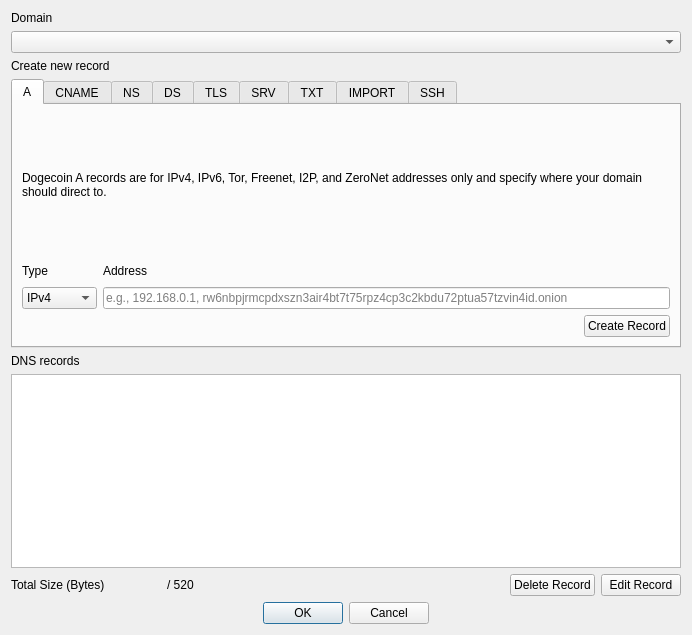
<?xml version="1.0" encoding="UTF-8"?>
<ui version="4.0">
 <class>DNSDialog</class>
 <widget class="QDialog" name="DNSDialog">
  <property name="geometry">
   <rect>
    <x>0</x>
    <y>0</y>
    <width>692</width>
    <height>635</height>
   </rect>
  </property>
  <property name="windowTitle">
   <string>DNS Builder</string>
  </property>
  <property name="modal">
   <bool>true</bool>
  </property>
  <layout class="QVBoxLayout" name="verticalLayout">
   <item>
    <layout class="QVBoxLayout" name="verticalLayout_15">
     <item>
      <widget class="QLabel" name="labelDomain">
       <property name="text">
        <string>Domain</string>
       </property>
      </widget>
     </item>
     <item>
      <widget class="QComboBox" name="comboDomain"/>
     </item>
    </layout>
   </item>
   <item>
    <widget class="QLabel" name="labelCreateRecord">
     <property name="text">
      <string>Create new record</string>
     </property>
     <property name="textFormat">
      <enum>Qt::PlainText</enum>
     </property>
    </widget>
   </item>
   <item>
    <widget class="QTabWidget" name="tabRecords">
     <property name="maximumSize">
      <size>
       <width>16777215</width>
       <height>269</height>
      </size>
     </property>
     <property name="currentIndex">
      <number>0</number>
     </property>
     <widget class="QWidget" name="tabA">
      <attribute name="title">
       <string>A</string>
      </attribute>
      <layout class="QVBoxLayout" name="verticalLayout_Main">
       <item>
        <widget class="QLabel" name="labelADesc">
         <property name="maximumSize">
          <size>
           <width>16777215</width>
           <height>16777215</height>
          </size>
         </property>
         <property name="text">
          <string>Dogecoin A records are for IPv4, IPv6, Tor, Freenet, I2P, and ZeroNet addresses only and specify where your domain should direct to.</string>
         </property>
         <property name="wordWrap">
          <bool>true</bool>
         </property>
        </widget>
       </item>
       <item>
        <layout class="QHBoxLayout" name="horizontalLayout_2">
         <item>
          <layout class="QVBoxLayout" name="verticalLayout_3">
           <item>
            <widget class="QLabel" name="labelHostType">
             <property name="maximumSize">
              <size>
               <width>16777215</width>
               <height>20</height>
              </size>
             </property>
             <property name="text">
              <string>Type</string>
             </property>
            </widget>
           </item>
           <item>
            <widget class="QComboBox" name="comboHostType">
             <item>
              <property name="text">
               <string>IPv4</string>
              </property>
             </item>
             <item>
              <property name="text">
               <string>IPv6</string>
              </property>
             </item>
             <item>
              <property name="text">
               <string>Tor</string>
              </property>
             </item>
             <item>
              <property name="text">
               <string>Freenet</string>
              </property>
             </item>
             <item>
              <property name="text">
               <string>I2P</string>
              </property>
             </item>
             <item>
              <property name="text">
               <string>ZeroNet</string>
              </property>
             </item>
            </widget>
           </item>
          </layout>
         </item>
         <item>
          <layout class="QVBoxLayout" name="verticalLayout_8">
           <item>
            <widget class="QLabel" name="labelAHostname">
             <property name="maximumSize">
              <size>
               <width>16777215</width>
               <height>20</height>
              </size>
             </property>
             <property name="text">
              <string>Address</string>
             </property>
            </widget>
           </item>
           <item>
            <widget class="QValidatedLineEdit" name="editAHostname">
             <property name="text">
              <string/>
             </property>
             <property name="placeholderText">
              <string>e.g., 192.168.0.1, rw6nbpjrmcpdxszn3air4bt7t75rpz4cp3c2kbdu72ptua57tzvin4id.onion</string>
             </property>
            </widget>
           </item>
          </layout>
         </item>
        </layout>
       </item>
       <item>
        <layout class="QHBoxLayout" name="horizontalLayout_3">
         <item>
          <spacer name="horizontalSpacer">
           <property name="orientation">
            <enum>Qt::Horizontal</enum>
           </property>
           <property name="sizeHint" stdset="0">
            <size>
             <width>40</width>
             <height>20</height>
            </size>
           </property>
          </spacer>
         </item>
         <item>
          <widget class="QPushButton" name="btnACreate">
           <property name="text">
            <string>Create Record</string>
           </property>
          </widget>
         </item>
        </layout>
       </item>
      </layout>
     </widget>
     <widget class="QWidget" name="tabCNAME">
      <attribute name="title">
       <string>CNAME</string>
      </attribute>
      <layout class="QVBoxLayout" name="verticalLayout_Network">
       <item>
        <widget class="QLabel" name="labelCNAMEDesc">
         <property name="text">
          <string>CNAME records act as an alias by mapping a hostname to another hostname. Absolute domain names must end with a dot (.).</string>
         </property>
         <property name="wordWrap">
          <bool>true</bool>
         </property>
        </widget>
       </item>
       <item>
        <layout class="QHBoxLayout" name="horizontalLayout_6">
         <!-- TODO: Reconcile this with Dogecoin Core, which includes a "Hostname" field. -->
         <!--<item>
          <layout class="QVBoxLayout" name="verticalLayout_11">
           <item>
            <widget class="QLabel" name="labelCNAMEHost">
             <property name="maximumSize">
              <size>
               <width>16777215</width>
               <height>20</height>
              </size>
             </property>
             <property name="text">
              <string>Hostname</string>
             </property>
            </widget>
           </item>
           <item>
            <widget class="QValidatedLineEdit" name="editCNAMEHost">
             <property name="placeholderText">
              <string>e.g., www, mail</string>
             </property>
            </widget>
           </item>
          </layout>
         </item>-->
         <item>
          <layout class="QVBoxLayout" name="verticalLayout_12">
           <item>
            <widget class="QLabel" name="labelCNAMEAlias">
             <property name="maximumSize">
              <size>
               <width>16777215</width>
               <height>20</height>
              </size>
             </property>
             <property name="text">
              <string>Alias of</string>
             </property>
            </widget>
           </item>
           <item>
            <widget class="QValidatedLineEdit" name="editCNAMEAlias">
             <property name="text">
              <string/>
             </property>
             <property name="placeholderText">
              <string>e.g., dogecoin.bit.</string>
             </property>
            </widget>
           </item>
          </layout>
         </item>
        </layout>
       </item>
       <item>
        <layout class="QHBoxLayout" name="horizontalLayout_7">
         <item>
          <spacer name="horizontalSpacer_3">
           <property name="orientation">
            <enum>Qt::Horizontal</enum>
           </property>
           <property name="sizeHint" stdset="0">
            <size>
             <width>40</width>
             <height>20</height>
            </size>
           </property>
          </spacer>
         </item>
         <item>
          <widget class="QPushButton" name="btnCNAMECreate">
           <property name="text">
            <string>Create Record</string>
           </property>
          </widget>
         </item>
        </layout>
       </item>
      </layout>
     </widget>
     <!--
     <widget class="QWidget" name="tabSOARP">
      <attribute name="title">
       <string>SOA/RP</string>
      </attribute>
      <layout class="QVBoxLayout" name="verticalLayout_Window">
       <item>
        <widget class="QLabel" name="labelSOARPDesc">
         <property name="text">
          <string>Domain holder e-mail address and/or information. (This is recommended at the domain level and will be inserted into the SOA record of DNS bridges.)</string>
         </property>
         <property name="wordWrap">
          <bool>true</bool>
         </property>
        </widget>
       </item>
       <item>
        <layout class="QVBoxLayout" name="verticalLayout_19">
         <item>
          <widget class="QLabel" name="labelSOARPEmail">
           <property name="text">
            <string>Email</string>
           </property>
          </widget>
         </item>
         <item>
          <widget class="QValidatedLineEdit" name="editSOARPEmail">
           <property name="placeholderText">
            <string>e.g., email@host.domain</string>
           </property>
          </widget>
         </item>
         <item>
          <widget class="QLabel" name="labelSOARPInfo">
           <property name="text">
            <string>Info</string>
           </property>
          </widget>
         </item>
         <item>
          <widget class="QLineEdit" name="editSOARPInfo">
           <property name="placeholderText">
            <string>e.g., Example Name</string>
           </property>
          </widget>
         </item>
        </layout>
       </item>
       <item>
        <layout class="QHBoxLayout" name="horizontalLayout_4">
         <item>
          <spacer name="horizontalSpacer_2">
           <property name="orientation">
            <enum>Qt::Horizontal</enum>
           </property>
           <property name="sizeHint" stdset="0">
            <size>
             <width>40</width>
             <height>20</height>
            </size>
           </property>
          </spacer>
         </item>
         <item>
          <widget class="QPushButton" name="btnSOARPCreate">
           <property name="text">
            <string>Create Record</string>
           </property>
          </widget>
         </item>
        </layout>
       </item>
      </layout>
     </widget>
     <widget class="QWidget" name="tabDNAME">
      <attribute name="title">
       <string>DNAME</string>
      </attribute>
      <layout class="QVBoxLayout" name="verticalLayout_Display">
       <item>
        <widget class="QLabel" name="labelDNAMEDesc">
         <property name="text">
          <string>Specifies that all subdomains of this name are translated to the given string before lookup. As with CNAME, absolute domain names must end with a dot (.).</string>
         </property>
         <property name="wordWrap">
          <bool>true</bool>
         </property>
        </widget>
       </item>
       <item>
        <widget class="QValidatedLineEdit" name="editDNAMEHost">
         <property name="placeholderText">
          <string>e.g., otherhost.bit.</string>
         </property>
        </widget>
       </item>
       <item>
        <layout class="QHBoxLayout" name="horizontalLayout_1_Display">
         <item>
          <spacer name="horizontalSpacer_4">
           <property name="orientation">
            <enum>Qt::Horizontal</enum>
           </property>
           <property name="sizeHint" stdset="0">
            <size>
             <width>40</width>
             <height>20</height>
            </size>
           </property>
          </spacer>
         </item>
         <item>
          <widget class="QPushButton" name="btnDNAMECreate">
           <property name="text">
            <string>Create Record</string>
           </property>
          </widget>
         </item>
        </layout>
       </item>
      </layout>
     </widget>
     -->
     <widget class="QWidget" name="tabNS">
      <property name="autoFillBackground">
       <bool>false</bool>
      </property>
      <attribute name="title">
       <string>NS</string>
      </attribute>
      <layout class="QVBoxLayout" name="verticalLayout_2" stretch="0,0,0">
       <item>
        <widget class="QLabel" name="labelNSDesc">
         <property name="text">
          <!-- TODO: Reconcile this text with Dogecoin Core, which recommends listing multiple nameservers at once. -->
          <string>Master nameserver of the configured domain. Note that this delegates all IP related responsibility of this domain and its sub-domains to the master server, effectively bypassing other settings (e.g. A records). Absolute domains must end in a dot (.). IP addresses are not allowed.</string>
         </property>
         <property name="wordWrap">
          <bool>true</bool>
         </property>
        </widget>
       </item>
       <item>
        <widget class="QValidatedLineEdit" name="editNSHosts">
         <property name="placeholderText">
          <string>e.g., ns1.myserver.net.</string>
         </property>
        </widget>
       </item>
       <item>
        <layout class="QHBoxLayout" name="horizontalLayout_5">
         <item>
          <spacer name="horizontalSpacer_5">
           <property name="orientation">
            <enum>Qt::Horizontal</enum>
           </property>
           <property name="sizeHint" stdset="0">
            <size>
             <width>40</width>
             <height>20</height>
            </size>
           </property>
          </spacer>
         </item>
         <item>
          <widget class="QPushButton" name="btnNSCreate">
           <property name="text">
            <string>Create Record</string>
           </property>
          </widget>
         </item>
        </layout>
       </item>
      </layout>
     </widget>
     <widget class="QWidget" name="tabDS">
      <attribute name="title">
       <string>DS</string>
      </attribute>
      <layout class="QVBoxLayout" name="verticalLayout_5">
       <item>
        <widget class="QLabel" name="labelDSDesc">
         <property name="text">
          <string>DNSSEC fingerprints for securing the domain when used with DNS via NS. Format roughly mirrors RFC3658.  &lt;a href="https://www.dogecoin.org/docs/name-owners/dnssec/"&gt;See the DNSSEC documentation for more details.&lt;/a&gt;</string>
         </property>
         <property name="openExternalLinks">
          <bool>true</bool>
         </property>
         <property name="wordWrap">
          <bool>true</bool>
         </property>
        </widget>
       </item>
       <item>
        <layout class="QHBoxLayout" name="horizontalLayout_8">
         <item>
          <layout class="QVBoxLayout" name="verticalLayout_6">
           <item>
            <widget class="QLabel" name="labelDSKeyTag">
             <property name="maximumSize">
              <size>
               <width>16777215</width>
               <height>20</height>
              </size>
             </property>
             <property name="text">
              <string>Keytag</string>
             </property>
            </widget>
           </item>
           <item>
            <widget class="QValidatedLineEdit" name="editDSKeyTag">
             <property name="placeholderText">
              <string>e.g., 31381</string>
             </property>
            </widget>
           </item>
          </layout>
         </item>
         <item>
          <layout class="QVBoxLayout" name="verticalLayout_7">
           <item>
            <widget class="QLabel" name="labelDSAlgorithm">
             <property name="maximumSize">
              <size>
               <width>75</width>
               <height>20</height>
              </size>
             </property>
             <property name="text">
              <string>Algorithm</string>
             </property>
            </widget>
           </item>
           <item>
            <widget class="QValidatedLineEdit" name="editDSAlgorithm">
             <property name="maximumSize">
              <size>
               <width>75</width>
               <height>16777215</height>
              </size>
             </property>
             <property name="placeholderText">
              <string>e.g., 8</string>
             </property>
            </widget>
           </item>
          </layout>
         </item>
         <item>
          <layout class="QVBoxLayout" name="verticalLayout_10">
           <item>
            <widget class="QLabel" name="labelDSHashType">
             <property name="maximumSize">
              <size>
               <width>75</width>
               <height>20</height>
              </size>
             </property>
             <property name="text">
              <string>HashType</string>
             </property>
            </widget>
           </item>
           <item>
            <widget class="QValidatedLineEdit" name="editDSHashType">
             <property name="maximumSize">
              <size>
               <width>75</width>
               <height>16777215</height>
              </size>
             </property>
             <property name="placeholderText">
              <string>e.g., 1</string>
             </property>
            </widget>
           </item>
          </layout>
         </item>
         <item>
          <layout class="QVBoxLayout" name="verticalLayout_14">
           <item>
            <widget class="QLabel" name="labelDSHash">
             <property name="maximumSize">
              <size>
               <width>16777215</width>
               <height>20</height>
              </size>
             </property>
             <property name="text">
              <string>Hash (Base64)</string>
             </property>
            </widget>
           </item>
           <item>
            <widget class="QValidatedLineEdit" name="editDSHash">
             <property name="placeholderText">
              <string>e.g., pA1W...ceTI=</string>
             </property>
            </widget>
           </item>
          </layout>
         </item>
        </layout>
       </item>
       <item>
        <layout class="QHBoxLayout" name="horizontalLayout_9">
         <item>
          <spacer name="horizontalSpacer_6">
           <property name="orientation">
            <enum>Qt::Horizontal</enum>
           </property>
           <property name="sizeHint" stdset="0">
            <size>
             <width>40</width>
             <height>20</height>
            </size>
           </property>
          </spacer>
         </item>
         <item>
          <widget class="QPushButton" name="btnDSCreate">
           <property name="text">
            <string>Create Record</string>
           </property>
          </widget>
         </item>
        </layout>
       </item>
      </layout>
     </widget>
     <widget class="QWidget" name="tabTLS">
      <attribute name="title">
       <string>TLS</string>
      </attribute>
      <layout class="QVBoxLayout" name="verticalLayout_9">
       <item>
        <widget class="QLabel" name="labelTLSDesc">
         <property name="text">
          <string>A TLS record authenticates TLS servers without a public certificate authority.  TLS records are valid for &lt;code&gt;example.bit&lt;/code&gt; and all subdomains.  You can generate a TLS record via:&lt;br&gt;&lt;code&gt;generate_doge_cert -use-ca -use-aia -host example.bit&lt;/code&gt;&lt;br&gt;&lt;a href="https://www.dogecoin.org/docs/name-owners/tls/"&gt;See the TLS documentation for more details.&lt;/a&gt;</string>
         </property>
         <property name="openExternalLinks">
          <bool>true</bool>
         </property>
         <property name="wordWrap">
          <bool>true</bool>
         </property>
        </widget>
       </item>
       <item>
        <widget class="QLabel" name="label_24">
         <property name="text">
          <string>DANE-TA Public Key (Base64)</string>
         </property>
        </widget>
       </item>
       <item>
        <widget class="QPlainTextEdit" name="editTLSData">
         <property name="placeholderText">
          <string>e.g., MFkwEwYHKoZIzj0CAQYIKoZIzj0DAQcDQgAEURoQKhqi6Sghol6CAPyw/YgO4tK1IrAkWe/QT1VouB9toJSBmR7BxmsIPS+OAaFwaLNhyV5K4cAED8HZTaYwWQ==</string>
         </property>
        </widget>
       </item>
       <item>
        <layout class="QHBoxLayout" name="horizontalLayout_16">
         <item>
          <spacer name="horizontalSpacer_8">
           <property name="orientation">
            <enum>Qt::Horizontal</enum>
           </property>
           <property name="sizeHint" stdset="0">
            <size>
             <width>40</width>
             <height>20</height>
            </size>
           </property>
          </spacer>
         </item>
         <item>
          <widget class="QPushButton" name="btnTLSCreate">
           <property name="text">
            <string>Create Record</string>
           </property>
          </widget>
         </item>
        </layout>
       </item>
      </layout>
     </widget>
     <widget class="QWidget" name="tabSRV">
      <attribute name="title">
       <string>SRV</string>
      </attribute>
      <layout class="QVBoxLayout" name="verticalLayout_20">
       <item>
        <widget class="QLabel" name="labelSRVDesc">
         <property name="text">
          <string>Used to identify hosts that support particular services (e.g., IMAP, POP, SMTP, XMPP, Matrix, or Mumble). In the host field, absolute domain names must end with a dot (.).</string>
         </property>
         <property name="wordWrap">
          <bool>true</bool>
         </property>
        </widget>
       </item>
       <item>
        <layout class="QHBoxLayout" name="horizontalLayout_11">
         <item>
          <layout class="QVBoxLayout" name="verticalLayout_21">
           <item>
            <widget class="QLabel" name="labelSRVPriority">
             <property name="maximumSize">
              <size>
               <width>55</width>
               <height>20</height>
              </size>
             </property>
             <property name="text">
              <string>Priority</string>
             </property>
            </widget>
           </item>
           <item>
            <widget class="QValidatedLineEdit" name="editSRVPriority">
             <property name="maximumSize">
              <size>
               <width>80</width>
               <height>16777215</height>
              </size>
             </property>
             <property name="placeholderText">
              <string>e.g., 10</string>
             </property>
            </widget>
           </item>
          </layout>
         </item>
         <item>
          <layout class="QVBoxLayout" name="verticalLayout_23">
           <item>
            <widget class="QLabel" name="labelSRVWeight">
             <property name="maximumSize">
              <size>
               <width>90</width>
               <height>20</height>
              </size>
             </property>
             <property name="text">
              <string>Weight</string>
             </property>
            </widget>
           </item>
           <item>
            <widget class="QValidatedLineEdit" name="editSRVWeight">
             <property name="maximumSize">
              <size>
               <width>90</width>
               <height>16777215</height>
              </size>
             </property>
             <property name="placeholderText">
              <string>e.g., 100</string>
             </property>
            </widget>
           </item>
          </layout>
         </item>
         <item>
          <layout class="QVBoxLayout" name="verticalLayout_24">
           <item>
            <widget class="QLabel" name="labelSRVPort">
             <property name="maximumSize">
              <size>
               <width>55</width>
               <height>20</height>
              </size>
             </property>
             <property name="text">
              <string>Port</string>
             </property>
            </widget>
           </item>
           <item>
            <widget class="QValidatedLineEdit" name="editSRVPort">
             <property name="maximumSize">
              <size>
               <width>75</width>
               <height>16777215</height>
              </size>
             </property>
             <property name="placeholderText">
              <string>e.g., 443</string>
             </property>
            </widget>
           </item>
          </layout>
         </item>
         <item>
          <layout class="QVBoxLayout" name="verticalLayout_26">
           <item>
            <widget class="QLabel" name="labelSRVHost">
             <property name="maximumSize">
              <size>
               <width>16777215</width>
               <height>20</height>
              </size>
             </property>
             <property name="text">
              <string>Host</string>
             </property>
            </widget>
           </item>
           <item>
            <widget class="QValidatedLineEdit" name="editSRVHost">
             <property name="placeholderText">
              <string>e.g., dogecoin.bit.</string>
             </property>
            </widget>
           </item>
          </layout>
         </item>
        </layout>
       </item>
       <item>
        <layout class="QHBoxLayout" name="horizontalLayout_17">
         <item>
          <spacer name="horizontalSpacer_9">
           <property name="orientation">
            <enum>Qt::Horizontal</enum>
           </property>
           <property name="sizeHint" stdset="0">
            <size>
             <width>40</width>
             <height>20</height>
            </size>
           </property>
          </spacer>
         </item>
         <item>
          <widget class="QPushButton" name="btnSRVCreate">
           <property name="text">
            <string>Create Record</string>
           </property>
          </widget>
         </item>
        </layout>
       </item>
      </layout>
     </widget>
     <widget class="QWidget" name="tabTXT">
      <attribute name="title">
       <string>TXT</string>
      </attribute>
      <layout class="QVBoxLayout" name="verticalLayout_22">
       <item>
        <widget class="QLabel" name="labelTXTDesc">
         <property name="text">
          <string>TXT records are used to associate a string of text with a hostname. These are primarily used for verification.

</string>
         </property>
         <property name="wordWrap">
          <bool>true</bool>
         </property>
        </widget>
       </item>
       <item>
        <widget class="QLineEdit" name="editTXTData">
         <property name="placeholderText">
          <string>Paste text string here</string>
         </property>
        </widget>
       </item>
       <item>
        <layout class="QHBoxLayout" name="horizontalLayout_12">
         <item>
          <spacer name="horizontalSpacer_10">
           <property name="orientation">
            <enum>Qt::Horizontal</enum>
           </property>
           <property name="sizeHint" stdset="0">
            <size>
             <width>40</width>
             <height>20</height>
            </size>
           </property>
          </spacer>
         </item>
         <item>
          <widget class="QPushButton" name="btnTXTCreate">
           <property name="text">
            <string>Create Record</string>
           </property>
          </widget>
         </item>
        </layout>
       </item>
      </layout>
     </widget>
     <widget class="QWidget" name="tabIMPORT">
      <attribute name="title">
       <string>IMPORT</string>
      </attribute>
      <layout class="QVBoxLayout" name="verticalLayout_27">
       <item>
        <widget class="QLabel" name="labelIMPORTDesc">
         <property name="text">
          <string>Imports specified entries from another Dogecoin name and merges with the current one. Optionally, import entries and associate them with a designated subdomain.  &lt;a href="https://www.dogecoin.org/docs/name-owners/delegated-alteration/"&gt;See the Delegated Alteration documentation for more details.&lt;/a&gt;</string>
         </property>
         <property name="openExternalLinks">
          <bool>true</bool>
         </property>
         <property name="wordWrap">
          <bool>true</bool>
         </property>
        </widget>
       </item>
       <item>
        <layout class="QHBoxLayout" name="horizontalLayout_18">
         <item>
          <layout class="QVBoxLayout" name="verticalLayout_28">
           <item>
            <widget class="QLabel" name="labelIMPORTName">
             <property name="maximumSize">
              <size>
               <width>16777215</width>
               <height>20</height>
              </size>
             </property>
             <property name="text">
              <string>Dogecoin Name</string>
             </property>
            </widget>
           </item>
           <item>
            <widget class="QValidatedLineEdit" name="editIMPORTName">
             <property name="placeholderText">
              <string>e.g., d/othername</string>
             </property>
            </widget>
           </item>
          </layout>
         </item>
         <item>
          <layout class="QVBoxLayout" name="verticalLayout_29">
           <item>
            <widget class="QLabel" name="labelIMPORTSubdomain">
             <property name="maximumSize">
              <size>
               <width>16777215</width>
               <height>20</height>
              </size>
             </property>
             <property name="text">
              <string>Subdomain (optional)</string>
             </property>
            </widget>
           </item>
           <item>
            <widget class="QValidatedLineEdit" name="editIMPORTSubdomain">
             <property name="placeholderText">
              <string>e.g., www</string>
             </property>
            </widget>
           </item>
          </layout>
         </item>
        </layout>
       </item>
       <item>
        <layout class="QHBoxLayout" name="horizontalLayout_13">
         <item>
          <spacer name="horizontalSpacer_11">
           <property name="orientation">
            <enum>Qt::Horizontal</enum>
           </property>
           <property name="sizeHint" stdset="0">
            <size>
             <width>40</width>
             <height>20</height>
            </size>
           </property>
          </spacer>
         </item>
         <item>
          <widget class="QPushButton" name="btnIMPORTCreate">
           <property name="text">
            <string>Create Record</string>
           </property>
          </widget>
         </item>
        </layout>
       </item>
      </layout>
     </widget>
     <widget class="QWidget" name="tabSSHFP">
      <attribute name="title">
       <string>SSH</string>
      </attribute>
      <layout class="QVBoxLayout" name="verticalLayout_30">
       <item>
        <widget class="QLabel" name="labelSSHFPDesc">
         <property name="text">
          <string>SSH records are used to identify an SSH server fingerprint associated with a domain.</string>
         </property>
        </widget>
       </item>
       <item>
        <layout class="QHBoxLayout" name="horizontalLayout_19">
         <item>
          <layout class="QVBoxLayout" name="verticalLayout_31">
           <item>
            <widget class="QLabel" name="labelSSHFPAlgorithm">
             <property name="maximumSize">
              <size>
               <width>80</width>
               <height>20</height>
              </size>
             </property>
             <property name="text">
              <string>Algorithm</string>
             </property>
            </widget>
           </item>
           <item>
            <widget class="QValidatedLineEdit" name="editSSHFPAlgorithm">
             <property name="maximumSize">
              <size>
               <width>80</width>
               <height>16777215</height>
              </size>
             </property>
             <property name="placeholderText">
              <string>e.g., 2</string>
             </property>
            </widget>
           </item>
          </layout>
         </item>
         <item>
          <layout class="QVBoxLayout" name="verticalLayout_33">
           <item>
            <widget class="QLabel" name="labelSSHFPFingerprintType">
             <property name="maximumSize">
              <size>
               <width>120</width>
               <height>20</height>
              </size>
             </property>
             <property name="text">
              <string>Fingerprint Type</string>
             </property>
            </widget>
           </item>
           <item>
            <widget class="QValidatedLineEdit" name="editSSHFPFingerprintType">
             <property name="maximumSize">
              <size>
               <width>120</width>
               <height>16777215</height>
              </size>
             </property>
             <property name="placeholderText">
              <string>e.g., 1</string>
             </property>
            </widget>
           </item>
          </layout>
         </item>
         <item>
          <layout class="QVBoxLayout" name="verticalLayout_34">
           <item>
            <widget class="QLabel" name="labelSSHFPFingerprint">
             <property name="maximumSize">
              <size>
               <width>16777215</width>
               <height>20</height>
              </size>
             </property>
             <property name="text">
              <string>Fingerprint (Base64)</string>
             </property>
            </widget>
           </item>
           <item>
            <widget class="QValidatedLineEdit" name="editSSHFPFingerprint">
             <property name="placeholderText">
              <string>e.g., EjRWeJq83vZ4kBI0VniavN72eJA=</string>
             </property>
            </widget>
           </item>
          </layout>
         </item>
        </layout>
       </item>
       <item>
        <layout class="QHBoxLayout" name="horizontalLayout_14">
         <item>
          <spacer name="horizontalSpacer_12">
           <property name="orientation">
            <enum>Qt::Horizontal</enum>
           </property>
           <property name="sizeHint" stdset="0">
            <size>
             <width>40</width>
             <height>20</height>
            </size>
           </property>
          </spacer>
         </item>
         <item>
          <widget class="QPushButton" name="btnSSHFPCreate">
           <property name="text">
            <string>Create Record</string>
           </property>
          </widget>
         </item>
        </layout>
       </item>
      </layout>
     </widget>
    </widget>
   </item>
   <item>
    <layout class="QVBoxLayout" name="layoutDNSRecords">
     <item>
      <widget class="QLabel" name="labelDNSRecords">
       <property name="text">
        <string>DNS records</string>
       </property>
      </widget>
     </item>
     <item>
      <!-- TODO: Reconcile this with Dogecoin Core's version, which uses QListWidget -->
      <widget class="QTableView" name="listDNSRecords">
       <property name="minimumSize">
        <size>
         <width>0</width>
         <height>150</height>
        </size>
       </property>
      </widget>
     </item>
     <item>
      <layout class="QHBoxLayout" name="horizontalLayout_10">
       <item>
        <widget class="QLabel" name="totalSize">
         <property name="text">
          <string>Total Size (Bytes)</string>
         </property>
        </widget>
       </item>
       <item>
        <widget class="QLabel" name="labelBytes">
         <property name="minimumSize">
          <size>
           <width>50</width>
           <height>0</height>
          </size>
         </property>
         <property name="text">
          <string/>
         </property>
        </widget>
       </item>
       <item>
        <widget class="QLabel" name="labelOfTotal">
         <property name="text">
          <string>/ 520</string>
         </property>
        </widget>
       </item>
       <item>
        <spacer name="horizontalSpacer_7">
         <property name="orientation">
          <enum>Qt::Horizontal</enum>
         </property>
         <property name="sizeHint" stdset="0">
          <size>
           <width>40</width>
           <height>20</height>
          </size>
         </property>
        </spacer>
       </item>
       <item>
        <widget class="QPushButton" name="btnDeleteRecord">
         <property name="text">
          <string>Delete Record</string>
         </property>
        </widget>
       </item>
       <item>
        <widget class="QPushButton" name="btnEditRecord">
         <property name="text">
          <string>Edit Record</string>
         </property>
        </widget>
       </item>
      </layout>
     </item>
    </layout>
   </item>
   <item>
    <!-- TODO: Reconcile this with Dogecoin Core's version (commented out below) -->
    <!-- TODO: Ask upstream Electrum to switch to QDialogButtonBox. -->
    <widget class="QDialogButtonBox" name="buttonBox">
     <property name="centerButtons">
      <bool>true</bool>
     </property>
     <property name="standardButtons">
      <set>QDialogButtonBox::Cancel|QDialogButtonBox::Ok</set>
     </property>
    </widget>
    <!--<layout class="QHBoxLayout" name="horizontalLayout_Buttons">
     <item>
      <layout class="QVBoxLayout" name="verticalLayout_4">
       <item>
        <layout class="QHBoxLayout" name="horizontalLayout">
         <item>
          <widget class="QPushButton" name="btnOK">
           <property name="text">
            <string>&amp;OK</string>
           </property>
           <property name="autoDefault">
            <bool>false</bool>
           </property>
           <property name="default">
            <bool>true</bool>
           </property>
          </widget>
         </item>
         <item>
          <widget class="QPushButton" name="btnCancel">
           <property name="text">
            <string>&amp;Cancel</string>
           </property>
           <property name="autoDefault">
            <bool>false</bool>
           </property>
          </widget>
         </item>
        </layout>
       </item>
      </layout>
     </item>
    </layout>-->
   </item>
  </layout>
 </widget>
 <customwidgets>
  <customwidget>
   <class>QValidatedLineEdit</class>
   <extends>QLineEdit</extends>
   <header>qvalidatedlineedit.h</header>
  </customwidget>
 </customwidgets>
 <resources/>
 <connections>
  <connection>
   <sender>buttonBox</sender>
   <signal>accepted()</signal>
   <receiver>DNSDialog</receiver>
   <slot>accept()</slot>
   <hints>
    <hint type="sourcelabel">
     <x>248</x>
     <y>254</y>
    </hint>
    <hint type="destinationlabel">
     <x>157</x>
     <y>274</y>
    </hint>
   </hints>
  </connection>
  <connection>
   <sender>buttonBox</sender>
   <signal>rejected()</signal>
   <receiver>DNSDialog</receiver>
   <slot>reject()</slot>
   <hints>
    <hint type="sourcelabel">
     <x>248</x>
     <y>254</y>
    </hint>
    <hint type="destinationlabel">
     <x>157</x>
     <y>274</y>
    </hint>
   </hints>
  </connection>
 </connections>
</ui>
